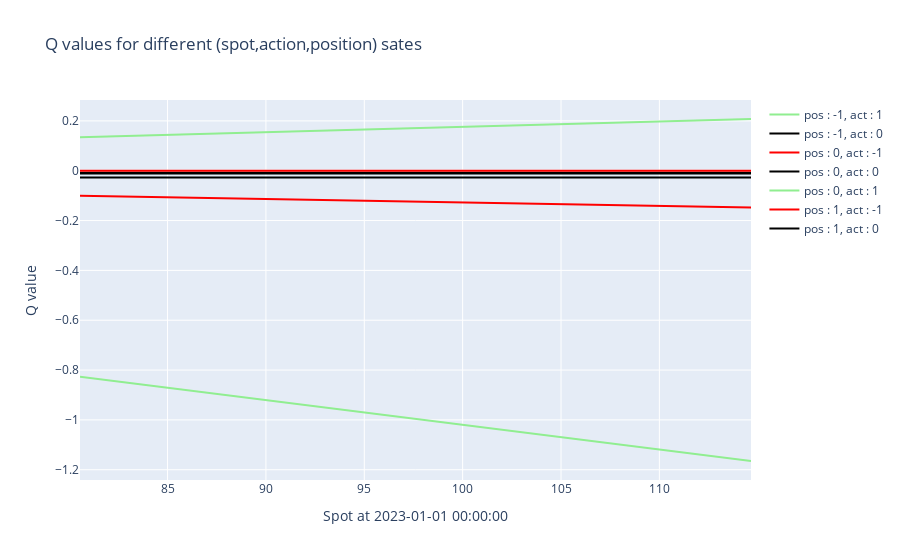

Here is the notebook cell this chart was saved with:
### Markdown cell above
Visualize Q

### Code cell
qanalysis = qp.QAnalyzer(test,final_qvf)
qanalysis.plot_snapshot()
